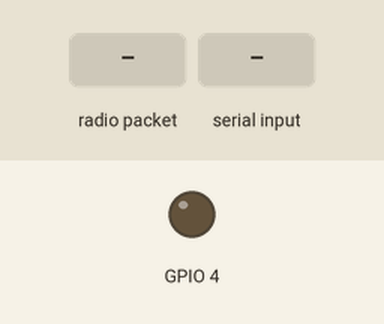
The sketch below on a simulated ESP32. Shown: output pins drawn as LEDs (lit = HIGH). Inputs (shaded band) come from the test bench. No radio packets arrive unless stated; nothing arrives over Bluetooth unless stated; what the sketch prints to the serial monitor is not drawn.

Above: at 1.2 s.
1.3 s: radio packet "up" arrives
At 2.7 s:
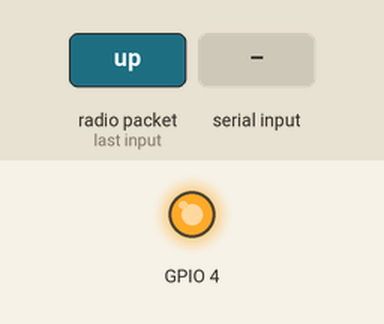
4.3 s: "up\n" received over the second serial link
5.8 s: "down\n" received over the second serial link
7.3 s: "hold\n" received over the second serial link
Timing chart, 0 to 9.8 s (numbered marks = the images above; inputs shaded):
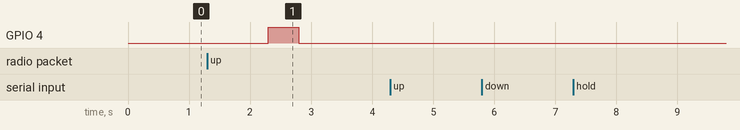

Measured:
- after the input at 1.3 s, GPIO 4: LOW → HIGH after 1.0 s, → LOW 0.50 s later
- after the input at 4.3 s, every drawn part: stays the same
- after the input at 5.8 s, every drawn part: stays the same
- after the input at 7.3 s, every drawn part: stays the same

The sketch:

2.recive_and_display.ino
```cpp
#include <SPI.h>
#include <LoRa.h>
#include <Wire.h>
#include <BluetoothSerial.h>

BluetoothSerial serialBT;

#define ss 5
#define rst 14
#define dio0 2

String received;
String data1;
String data2;

void setup()
{
  Serial.begin(9600);
  serialBT.begin("SkyGuard");
  pinMode(4, OUTPUT);

  LoRa.setPins(ss, rst, dio0);

  if (!LoRa.begin(433E6))
  {
    Serial.println("LoRa initialization failed!");
    while (1);
  }
  Serial.println("LoRa initialized");
}

void loop()
{
  // Check for Bluetooth commands
  if (serialBT.available()) {
    String command = serialBT.readStringUntil('\n');
    command.trim(); // Remove any extra whitespace or newline characters

    if (command == "up")
    {
      LoRa.beginPacket();
      LoRa.print("up");
      LoRa.endPacket();
      Serial.println("Camera Up");
    }
    else if (command == "down")
    {
      LoRa.beginPacket();
      LoRa.print("down");
      LoRa.endPacket();
      Serial.println("Camera Down");
    }


    else if (command == "hold")
    {
      LoRa.beginPacket();
      LoRa.print("hold");
      LoRa.endPacket();
      Serial.println("Gripper lock");
    }
    else if (command == "leave")
    {
      LoRa.beginPacket();
      LoRa.print("leave");
      LoRa.endPacket();
      Serial.println("gripper unlock");
    }

    else if (command == "remove")
    {
      LoRa.beginPacket();
      LoRa.print("leave");
      LoRa.endPacket();
      Serial.println("Mechsphere leave");
    }

    else if (command == "attach")
    {
      LoRa.beginPacket();
      LoRa.print("leave");
      LoRa.endPacket();
      Serial.println("Mechsphere lock");
    }
  }

  // Receive data from LoRa
  int packetSize = LoRa.parsePacket();
  if (packetSize)
  {
    received = LoRa.readString();
    digitalWrite(4, HIGH);
    delay(500);
    digitalWrite(4, LOW);
    delay(500);

    int splitIndex = received.indexOf(','); // Assume longitude and latitude are separated by a comma
    if (splitIndex != -1)
    {
      data1 = received.substring(0, splitIndex);  // Longitude
      data2 = received.substring(splitIndex + 1); // Latitude
    }

    // Send received data back via Bluetooth
    serialBT.print(data1);
    serialBT.print("|");
    serialBT.println(data2);
    serialBT.print("|");
    delay(500);
  }
}
```
